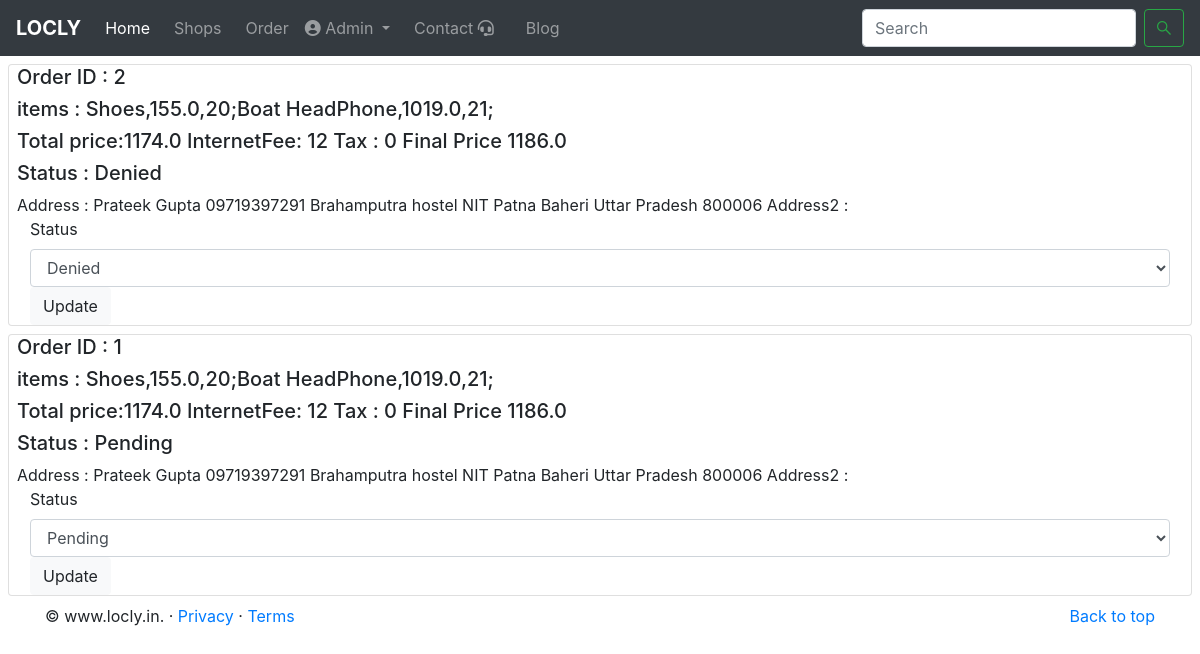
/orders/2 (signed in), run on the app's committed database.
### MyApp/models.py (models this page shows, shortened)
class order(models.Model):
    user=models.ForeignKey(User,on_delete=models.CASCADE)
    shop=models.ForeignKey(shop,on_delete=models.CASCADE)
    price=models.CharField(max_length=100)
    items=models.CharField(max_length=200)
    date=models.DateTimeField(auto_now_add=True)
    address=models.CharField(max_length=200)
    Pending = 'Pending'
    Accepted = 'Accepted'
    Dispatched='Dispatched'
    Denied='Denied'
    Delivered='Delivered'
    COD='COD'
    Online='Online'
    CHOICES = [
        (Pending, 'Pending'),
        (Accepted, 'Accepted'),
        (Dispatched, 'Dispatched'),
        (Denied, 'Denied'),
        (Delivered, 'Delivered')]
    status = models.CharField(max_length=20,choices=CHOICES,default=Pending)
    Mode=[
        (COD,'COD'),
        (Online,'Online')
    ]
    payment = models.CharField(max_length=20,choices=Mode,default=COD)

### MyApp/views.py (the view)
# urls.py: path('orders/<int:shopid>', views.orders_for_shop ,name='orders_for_shop'),
def orders_for_shop(request,shopid):
    shopn=shop.objects.filter(id=shopid)[0]
    if request.user==shopn.shop_user:
        shopn=shop.objects.filter(id=shopid)[0]
        track=order.objects.filter(shop=shopn)
        param={'order':track}
        return render(request,'orders_for_shop.html',param)
    else:
        messages.error(request, 'Login With Your Business Account')
        return redirect('/login')

### templates/orders_for_shop.html (shortened to what this page needs)
{% extends 'base.html' %}
{% block body %}
{% for item in order reversed %}
<div class="card mx-2 my-2">
    <div class="row mx-2">
        <h5>  Order ID : {{item.id}}</h5>
    </div>
    <div class="row mx-2">
        <h5>  items : {{item.items}}</h5>
    </div>
    <div class="row mx-2">
        <h5>{{item.price}}</h5>
    </div>
    <div class="row mx-2">
        <h5>  Status : {{item.status}}</h5>
    </div>
        <div class="row mx-2">
        <h7>  Address : {{item.address}}</h5>
        <h7> Address2 : {{item.address2}}</h7>
    </div>
    <form action="/orders_update/{{item.id}}" method="POST">{% csrf_token %}
    <div class="container">
        <div class="row">
    <label for="status">Status</label>
      <select id="status"name='status' class="form-control">
        <option selected>{{item.status}}</option>
    </select>
    <button type="submit" class="btn btn-light">Update</button>
</div>
    </form>
</div>
{% endfor %}
{% endblock body %}

### templates/base.html (shortened to what this page needs)
<!doctype html>
<html lang="en">
<head>
  <link rel="stylesheet" href="https://stackpath.bootstrapcdn.com/bootstrap/4.4.1/css/bootstrap.min.css"
>
</head>
<body>
  <header>
  <nav class="navbar navbar-expand-lg navbar-dark bg-dark">
    <a class="navbar-brand" href="/"><b>LOCLY</b></a>
    <div class="collapse navbar-collapse" id="navbarNav">
      <ul class="navbar-nav">
        <li class="nav-item active">
          <a class="nav-link" href="/">Home <span class="sr-only">(current)</span></a>
        </li>
        <li class="nav-item">
          <a class="nav-link mx-2" href="/shops">Shops</a>
        </li>
        {% if not request.user.is_anonymous %}
        <li class="nav-item">
          <a class="nav-link" href="/ordertracker">Order</a>
        </li>
        {% endif %}
        {% if not request.user.is_anonymous %}
        <li class="nav-item dropdown">
          <a class="nav-link dropdown-toggle" href="#" id="navbarDropdown" role="button" data-toggle="dropdown" aria-haspopup="true" aria-expanded="false">
            <i class="fas fa-user-circle"></i> {{request.user.first_name}}
          </a>
        </li>
        {% endif %}
        <li class="nav-item">
          <a class="nav-link mx-2" href="contact">Contact <i class="fas fa-headset"></i></a>
        </li>
        <li class="nav-item">
          <a class="nav-link mx-2" href="/blog/0">Blog </a>
        </li>
    </div>
    <form method="GET" action="/search" class="form-inline my-2 my-lg-0">
      <input class="form-control mr-sm-2" type="search" placeholder="Search" name='search'aria-label="Search">
      <button class="btn btn-outline-success my-2 my-sm-0" type="submit"><i class="fab fa-sistrix"></i></button>
    </form>
  </nav>
</header>
  {% block body %}
  {% endblock body %}
</body>
<footer class="container">
  <p class="float-right"><a href="#">Back to top</a></p>
  <p>&copy; www.locly.in. &middot; <a href="#">Privacy</a> &middot; <a href="#">Terms</a></p>
</footer>
</html>

### data on the page
order: id "2", items "Shoes,155.0,20;Boat HeadPhone,1019.0,21;", price "Total price:1174.0 InternetFee: 12 Tax : 0 Final Price 1186.0", status "Denied", address "Prateek Gupta 09719397291 Brahamputra hostel NIT Patna Baheri Uttar Pradesh 800006"
order: id "1", items "Shoes,155.0,20;Boat HeadPhone,1019.0,21;", price "Total price:1174.0 InternetFee: 12 Tax : 0 Final Price 1186.0", status "Pending", address "Prateek Gupta 09719397291 Brahamputra hostel NIT Patna Baheri Uttar Pradesh 800006"

### other printed values
{{ request.user.first_name }} "Admin"
